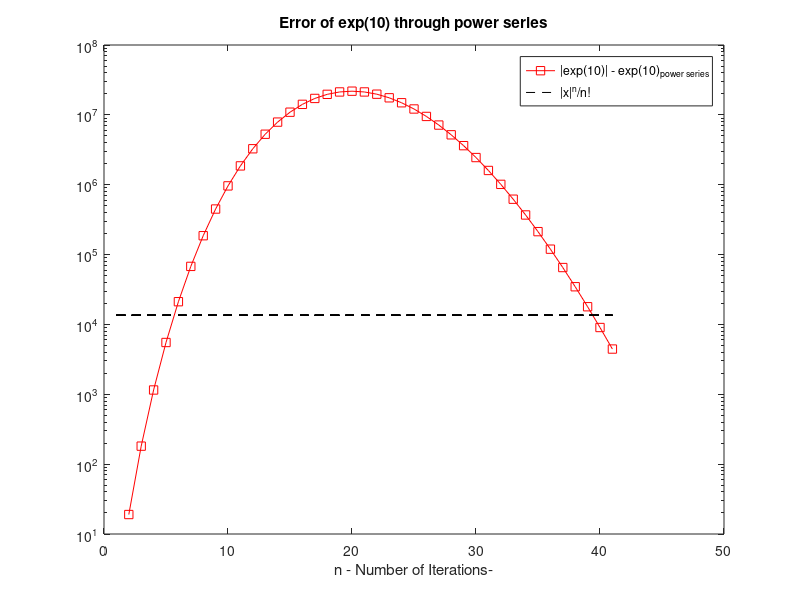
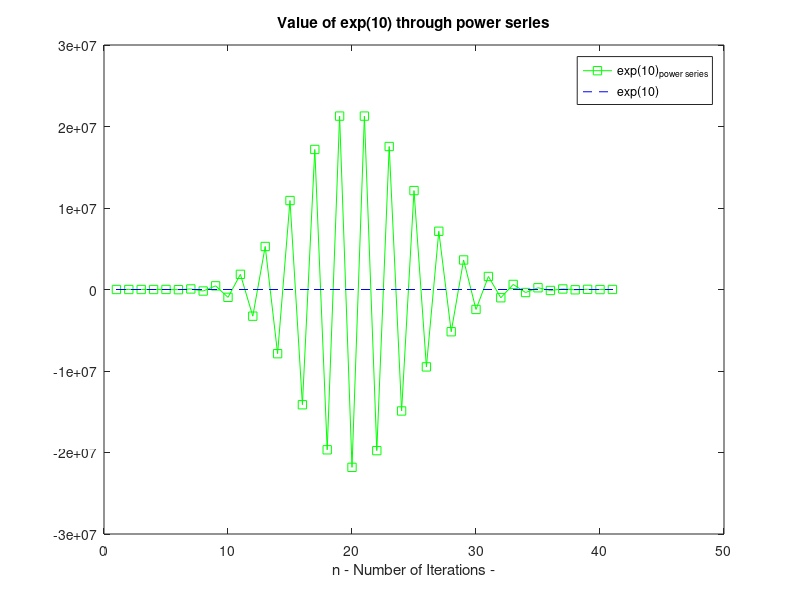

Recreate these plots in MATLAB, in order. (Note: this script raises an error after producing the figures.)

x = -20;

N = ceil(2*abs(x));

Y = zeros(N,1);
Y(1) = 1;
E = zeros(N,1);

for i = 1:N
  Y(i + 1) = Y(i) + x^i/factorial(i);
  E(i + 1) = abs(Y(i + 1) - exp(x))
end

# Calculate theoretical bounding error
be = abs(x)^N / factorial(N);

figure();
semilogy(1:N + 1, E, "-sr"); hold on
semilogy(1:N + 1, ones(N+ 1)*be, "--k");
title('Error of exp(10) through power series');
#ylabel('|exp(10) - exp(10)_{power series}|');
xlabel("n - Number of Iterations-");
legend('|exp(10)| - exp(10)_{power series}', '|x|^n/n!');

figure();
plot(1:N + 1, Y, "-sg"); hold on
plot(1:N + 1, ones(N+1)*exp(x), "--b");
title('Value of exp(10) through power series');
xlabel("n - Number of Iterations -");
legend('exp(10)_{power series}', 'exp(10)');
tight();


